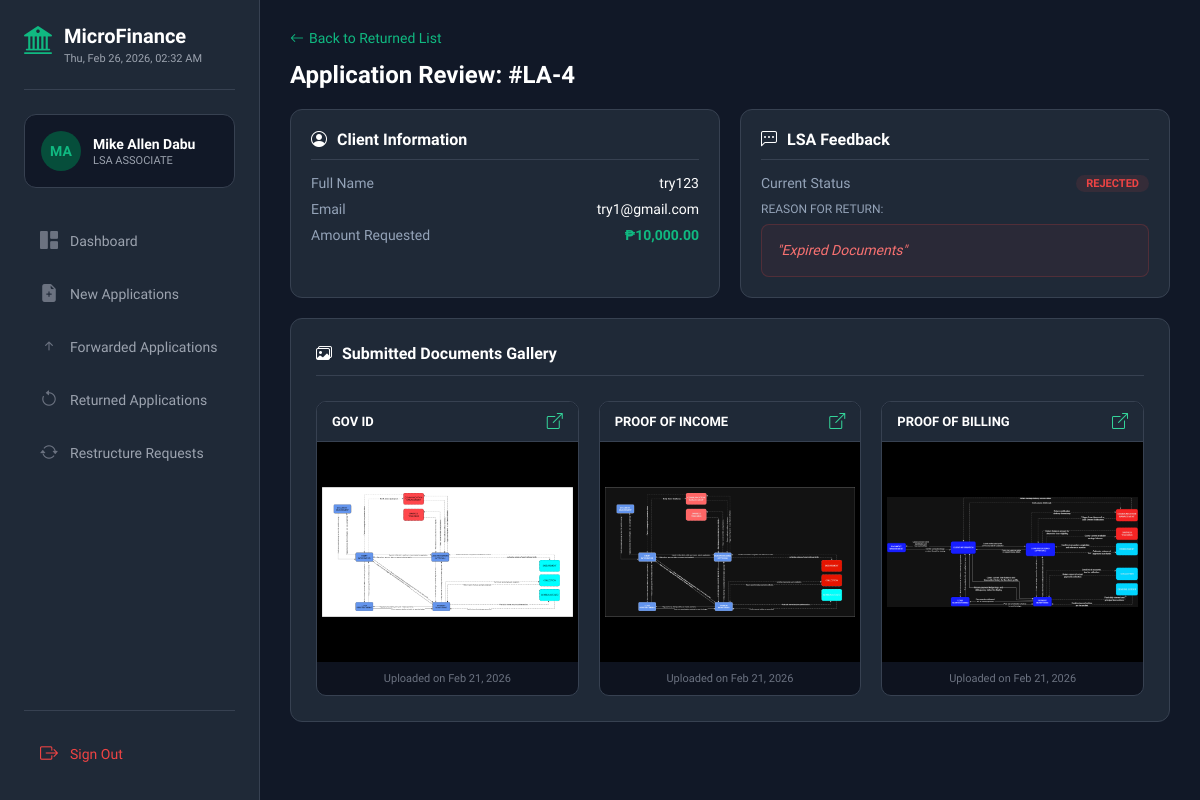
Screenshot of /LSA/view_details.php?id=4 with the database file from the repository.
### tables this page shows
CREATE TABLE `loan_applications` (
  `id` int(11) NOT NULL,
  `user_id` int(11) NOT NULL,
  `principal_amount` decimal(10,2) NOT NULL,
  `term_months` int(11) NOT NULL,
  `loan_purpose` text NOT NULL,
  `source_of_income` varchar(255) NOT NULL,
  `estimated_monthly_income` decimal(10,2) NOT NULL,
  `interest_rate` decimal(5,2) NOT NULL,
  `interest_type` enum('MONTHLY','ANNUAL') DEFAULT 'MONTHLY',
  `interest_method` enum('FLAT') DEFAULT 'FLAT',
  `total_interest` decimal(10,2) DEFAULT NULL,
  `total_payable` decimal(10,2) DEFAULT NULL,
  `monthly_due` decimal(10,2) DEFAULT NULL,
  `status` enum('PENDING','APPROVED','REJECTED','CANCELLED') DEFAULT 'PENDING',
  `remarks` text DEFAULT NULL,
  `created_at` timestamp NOT NULL DEFAULT current_timestamp(),
  `updated_at` timestamp NOT NULL DEFAULT current_timestamp() ON UPDATE current_timestamp()
);

CREATE TABLE `users` (
  `id` int(11) NOT NULL,
  `fullname` varchar(100) DEFAULT NULL,
  `phone` varchar(20) DEFAULT NULL,
  `email` varchar(100) DEFAULT NULL,
  `password` varchar(255) DEFAULT NULL,
  `created_at` timestamp NOT NULL DEFAULT current_timestamp()
);

CREATE TABLE `loan_documents` (
  `id` int(11) NOT NULL,
  `loan_application_id` int(11) NOT NULL,
  `doc_type` enum('GOV_ID','PROOF_OF_INCOME','PROOF_OF_BILLING') NOT NULL,
  `file_path` varchar(255) NOT NULL,
  `uploaded_at` timestamp NOT NULL DEFAULT current_timestamp()
);

### LSA/view_details.php (the view, shortened to what this page needs)
<?php
include 'includes/db_connect.php';
$application_id = mysqli_real_escape_string($conn, $_GET['id']);
$query = "SELECT la.*, u.fullname, u.email
          FROM loan_applications la
          JOIN users u ON la.user_id = u.id
          WHERE la.id = '$application_id'";
$result = $conn->query($query);
$app = $result->fetch_assoc();
?>
<!DOCTYPE html>
<html lang="en">
<head>
    <link rel="stylesheet" href="https://cdn.jsdelivr.net/npm/bootstrap-icons@1.11.1/font/bootstrap-icons.css">
    <link rel="stylesheet" href="assets/css/view_details.css">
</head>
<body>
    <?php include 'includes/sidebar.php'; ?>
    <div class="main-content">
        <div class="page-header">
            <a href="returned.php" class="back-link" style="color: #10b981; text-decoration: none; font-size: 14px; display: flex; align-items: center; gap: 5px; margin-bottom: 15px;">
                <i class="bi bi-arrow-left"></i> Back to Returned List
            </a>
            <h1 style="font-size: 24px; color: #fff;">Application Review: #LA-<?php echo $app['id']; ?></h1>
        </div>
        <div class="details-grid" style="display: grid; grid-template-columns: 1fr 1fr; gap: 20px; margin-bottom: 20px;">
            <div class="info-card" style="background: #1f2937; border: 1px solid #374151; border-radius: 12px; padding: 20px;">
                <div class="card-title" style="color: #fff; font-weight: 700; margin-bottom: 15px; border-bottom: 1px solid #374151; padding-bottom: 10px;">
                    <i class="bi bi-person-circle"></i> Client Information
                </div>
                <div class="data-row" style="display: flex; justify-content: space-between; margin-bottom: 10px;">
                    <span style="color: #94a3b8;">Full Name</span>
                    <span style="color: #fff;"><?php echo htmlspecialchars($app['fullname']); ?></span>
                </div>
                <div class="data-row" style="display: flex; justify-content: space-between; margin-bottom: 10px;">
                    <span style="color: #94a3b8;">Email</span>
                    <span style="color: #fff;"><?php echo htmlspecialchars($app['email']); ?></span>
                </div>
                <div class="data-row" style="display: flex; justify-content: space-between;">
                    <span style="color: #94a3b8;">Amount Requested</span>
                    <span style="color: #10b981; font-weight: 700;">₱<?php echo number_format($app['principal_amount'], 2); ?></span>
                </div>
            </div>
            <div class="info-card" style="background: #1f2937; border: 1px solid #374151; border-radius: 12px; padding: 20px;">
                <div class="card-title" style="color: #fff; font-weight: 700; margin-bottom: 15px; border-bottom: 1px solid #374151; padding-bottom: 10px;">
                    <i class="bi bi-chat-left-dots"></i> LSA Feedback
                </div>
                <div class="data-row" style="display: flex; justify-content: space-between; margin-bottom: 10px;">
                    <span style="color: #94a3b8;">Current Status</span>
                    <span class="badge-red" style="color: #ef4444; background: rgba(239, 68, 68, 0.1); padding: 2px 10px; border-radius: 20px; font-size: 11px;"><?php echo $app['status']; ?></span>
                </div>
                <label style="display:block; margin-bottom:8px; font-size:12px; color: #94a3b8;">REASON FOR RETURN:</label>
                <div class="remarks-display" style="background: rgba(239, 68, 68, 0.05); color: #f87171; padding: 15px; border-radius: 8px; border: 1px solid rgba(239, 68, 68, 0.2); font-style: italic;">
                    "<?php echo htmlspecialchars($app['remarks']); ?>"
                </div>
            </div>
        </div>
<div class="doc-list" style="background: #1f2937; border: 1px solid #374151; border-radius: 12px; padding: 25px; margin-top: 20px;">
    <div class="card-title" style="font-size: 16px; font-weight: 700; color: #fff; margin-bottom: 25px; display: flex; align-items: center; gap: 10px;">
        <i class="bi bi-images"></i> Submitted Documents Gallery
    </div>
    <div style="display: grid; grid-template-columns: repeat(auto-fit, minmax(250px, 1fr)); gap: 20px;">
        <?php
        $docQuery = "SELECT * FROM loan_documents WHERE loan_application_id = '$application_id'";
        $docResult = $conn->query($docQuery);
        if ($docResult && $docResult->num_rows > 0):
            while($doc = $docResult->fetch_assoc()):
                $label = ucwords(str_replace('_', ' ', $doc['doc_type']));
                $filePath = "../client/" . $doc['file_path'];
        ?>
            <div class="doc-preview-card" style="background: #111827; border: 1px solid #374151; border-radius: 10px; overflow: hidden; display: flex; flex-direction: column; transition: transform 0.2s;">
                <div style="padding: 10px 15px; border-bottom: 1px solid #374151; display: flex; justify-content: space-between; align-items: center; background: #1f2937;">
                    <span style="color: #fff; font-size: 13px; font-weight: 600;"><?php echo $label; ?></span>
                    <a href="<?php echo $filePath; ?>" target="_blank" style="color: #34d399; font-size: 16px;"><i class="bi bi-box-arrow-up-right"></i></a>
                </div>
                <div style="width: 100%; height: 220px; background: #000; display: flex; align-items: center; justify-content: center; overflow: hidden; padding: 5px;">
                    <?php
                    $ext = pathinfo($doc['file_path'], PATHINFO_EXTENSION);
                    if(in_array(strtolower($ext), ['jpg', 'jpeg', 'png', 'webp'])): ?>
                        <img src="<?php echo $filePath; ?>" alt="<?php echo $label; ?>"
                             style="max-width: 100%; max-height: 100%; object-fit: contain; cursor: pointer;"
                             onerror="this.src='https://placehold.co/400x300/111827/94a3b8?text=Image+Not+Found'"
                             onclick="window.open(this.src)">
                    <?php endif; ?>
                </div>
                <div style="padding: 10px; text-align: center; font-size: 11px; color: #6b7280; background: rgba(0,0,0,0.2);">
                    Uploaded on <?php echo date('M d, Y', strtotime($doc['uploaded_at'])); ?>
                </div>
            </div>
        <?php endwhile; endif; ?>
    </div>
</div>
    </div>
</body>
</html>

### LSA/assets/css/view_details.css (style rules this page uses)
* { margin: 0; padding: 0; box-sizing: border-box; font-family: 'Google Sans', sans-serif; }
body { background-color: #111827; color: #e5e7eb; display: flex; min-height: 100vh; }
.main-content { margin-left: 260px; padding: 30px; width: calc(100% - 260px); }
.back-link { color: #10b981; text-decoration: none; font-size: 14px; display: inline-flex; align-items: center; gap: 8px; margin-bottom: 15px; transition: 0.2s; }
.details-grid { display: grid; grid-template-columns: 1fr 1fr; gap: 20px; margin-top: 20px; }
.info-card { background-color: #1f2937; border: 1px solid #374151; border-radius: 12px; padding: 24px; }
.card-title { font-size: 16px; font-weight: 700; color: #fff; margin-bottom: 20px; display: flex; align-items: center; gap: 10px; border-bottom: 1px solid #374151; padding-bottom: 12px; }
.data-row { display: flex; justify-content: space-between; margin-bottom: 12px; font-size: 14px; }
.remarks-display { background: rgba(239, 68, 68, 0.1); color: #f87171; padding: 15px; border-radius: 8px; border: 1px solid rgba(239, 68, 68, 0.2); font-style: italic; font-size: 14px; line-height: 1.5; }
.doc-list { margin-top: 20px; background-color: #1f2937; border: 1px solid #374151; border-radius: 12px; padding: 24px; }
.badge-red { background: rgba(239, 68, 68, 0.15); color: #f87171; padding: 4px 10px; border-radius: 20px; font-size: 11px; font-weight: 700; text-transform: uppercase; }

### rows the page displays
loan_applications: id "4", user.fullname "try123", user.email "try1@gmail.com", principal_amount "10,000.00", status "REJECTED", remarks "Expired Documents"
loan_documents: doc_type "GOV ID", file_path+doc_type (picture), uploaded_at "Feb 21, 2026"
loan_documents: doc_type "PROOF OF INCOME", file_path+doc_type (picture), uploaded_at "Feb 21, 2026"
loan_documents: doc_type "PROOF OF BILLING", file_path+doc_type (picture), uploaded_at "Feb 21, 2026"
